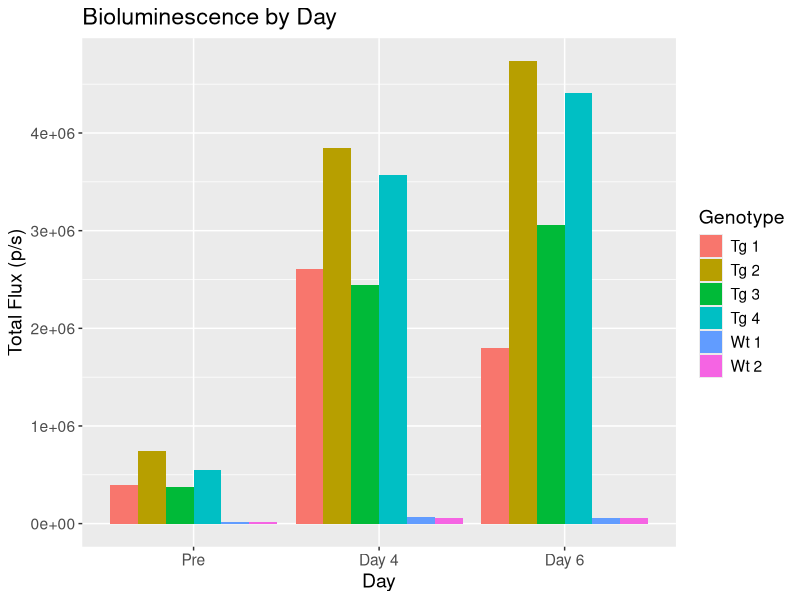
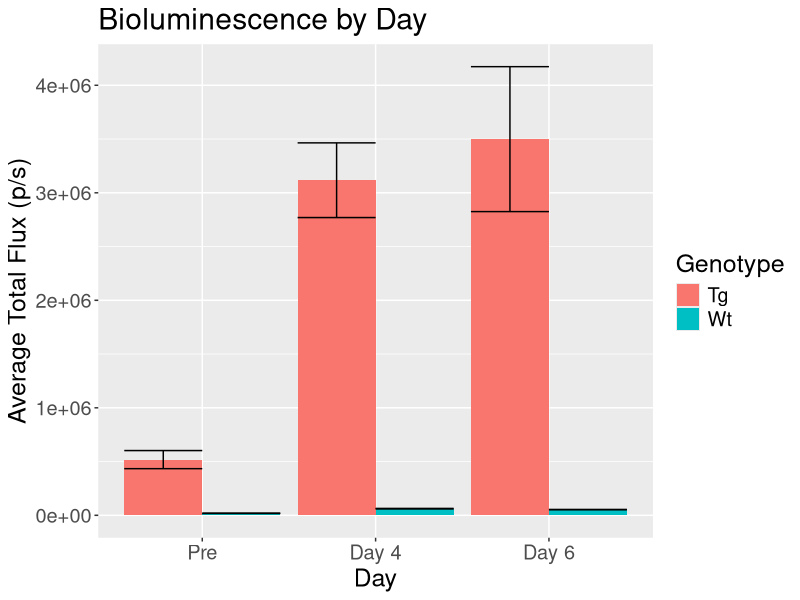

Write the R code that produced these figures, in order.
## ---- chunk 1
library(tidyr)
library(dplyr)
library(ggplot2)
library(plotrix)
## ---- chunk 2
# Read and extract luminescence data
d1 <- read.table("08172016/ROImeasurements.txt")
d2 <- read.table("08222016/ROImeasurements.txt")
d3 <- read.table("08242016/ROImeasurements.txt")

# Combine datasets
df <- rbind(d1, d2, d3)
df <- tibble::rownames_to_column(df, var = "Image_Number")

# Add Mouse, Genotype, and Day data not added by the software
mouse <- rep(c("cage 8 mouse 1", "cage 8 mouse 2", "cage 8 mouse 3", "cage 8 mouse 4", "cage 14 mouse 1", "cage 14 mouse 2"), 3)
genotype = rep(c("Tg 1", "Tg 2", "Tg 3", "Tg 4", "Wt 1", "Wt 2"), 3)
day = c(rep(c("Pre"), 6), rep(c("Day 4"), 6), rep(c("Day 6"), 6))

dfClean <- df %>% mutate("Mouse" = mouse, "Genotype" = genotype, "Day" = day)

# Select Total_Flux, Genotype, and Day
names(dfClean)[names(dfClean)=="Total.Flux..p.s."] <- "Total_Flux"
df1 <- select(dfClean, Image_Number, Total_Flux, Mouse, Genotype, Day)
df1 <- arrange(df1,Day)

# Order the x-axis by day
dayOrder <- c("Pre", "Day 4", "Day 6")
df1$Day <- factor(df1$Day, levels = dayOrder)

# Plot data by Mouse
ggplot(df1, aes(x=Day, y=Total_Flux, fill=Genotype)) + geom_bar(position = "dodge", stat = "identity") +  
  labs(title = "Bioluminescence by Day",
       y = "Total Flux (p/s)") + theme(text=element_text(size=14))

# Get mean for each genotype
df2 <- df1[grep("Tg", df1$Genotype), ]
df3 <- df2 %>% group_by(Day) %>% summarize(Mean=mean(Total_Flux), SD=sd(Total_Flux), SE=std.error(Total_Flux)) %>% mutate(Genotype="Tg")
df4 <- df1[grep("Wt", df1$Genotype), ]
df5 <- df4 %>% group_by(Day) %>% summarize(Mean=mean(Total_Flux), SD=sd(Total_Flux), SE=std.error(Total_Flux)) %>% mutate(Genotype="Wt")

dfTotal <- bind_rows(df3, df5)

# Plot summary statistics
ggplot(dfTotal, aes(x=Day, y=Mean, fill=Genotype)) + geom_bar(position = "dodge", stat = "identity") +
  geom_errorbar(aes(ymax = Mean + SE, ymin=Mean - SE), position="dodge") +
  labs(title = "Bioluminescence by Day",
       y = "Average Total Flux (p/s)") + theme(text=element_text(size=18))
